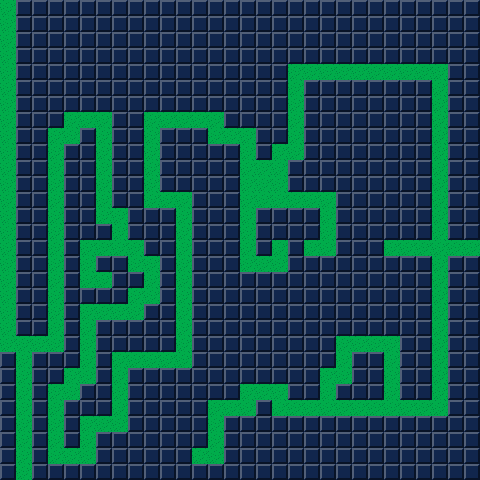

This game map was drawn from its Tiled (.tmx) file and the tilesets committed beside it. A one-line description and the full map source follow:
An orthogonal 30x30 tile map with 16x16 px tiles, 1 tile layer (foreground).

<map version="1.10" tiledversion="1.10.1" orientation="orthogonal" renderorder="right-down" width="30" height="30" tilewidth="16" tileheight="16" infinite="0" nextlayerid="2" nextobjectid="1">
 <editorsettings>
  <export target="../../src/assets/testMap.json" format="json" />
 </editorsettings>
 <tileset firstgid="1" source="bomber-man-sprite.tsx" />
 <layer id="1" name="foreground" width="30" height="30">
  <data encoding="csv">
14,3,3,3,3,3,3,3,3,3,3,3,3,3,3,3,3,3,3,3,3,3,3,3,3,3,3,3,3,3,
14,3,3,3,3,3,3,3,3,3,3,3,3,3,3,3,3,3,3,3,3,3,3,3,3,3,3,3,3,3,
14,3,3,3,3,3,3,3,3,3,3,3,3,3,3,3,3,3,3,3,3,3,3,3,3,3,3,3,3,3,
14,3,3,3,3,3,3,3,3,3,3,3,3,3,3,3,3,3,3,3,3,3,3,3,3,3,3,3,3,3,
14,3,3,3,3,3,3,3,3,3,3,3,3,3,3,3,3,3,14,14,14,14,14,14,14,14,14,14,3,3,
14,3,3,3,3,3,3,3,3,3,3,3,3,3,3,3,3,3,14,3,3,3,3,3,3,3,3,14,3,3,
14,3,3,3,3,3,3,3,3,3,3,3,3,3,3,3,3,3,14,3,3,3,3,3,3,3,3,14,3,3,
14,3,3,3,14,14,14,3,3,14,14,14,14,14,3,3,3,3,14,3,3,3,3,3,3,3,3,14,3,3,
14,3,3,14,14,3,14,3,3,14,3,3,3,14,14,14,3,3,14,3,3,3,3,3,3,3,3,14,3,3,
14,3,3,14,3,3,14,3,3,14,3,3,3,3,3,14,3,14,14,3,3,3,3,3,3,3,3,14,3,3,
14,3,3,14,3,3,14,3,3,14,3,3,3,3,3,14,14,14,3,3,3,3,3,3,3,3,3,14,3,3,
14,3,3,14,3,3,14,3,3,14,3,3,3,3,3,14,14,14,3,3,3,3,3,3,3,3,3,14,3,3,
14,3,3,14,3,3,14,3,3,14,14,14,3,3,3,14,14,14,14,14,14,3,3,3,3,3,3,14,3,3,
14,3,3,14,3,3,14,14,3,3,3,14,3,3,3,14,3,3,3,3,14,3,3,3,3,3,3,14,3,3,
14,3,3,14,3,3,3,14,3,3,3,14,3,3,3,14,3,3,3,3,14,3,3,3,3,3,3,14,3,3,
14,3,3,14,3,14,14,14,14,3,3,14,3,3,3,14,3,14,3,14,14,3,3,3,14,14,14,14,14,14,
14,3,3,14,3,14,3,3,14,14,3,14,3,3,3,14,14,14,3,3,3,3,3,3,3,3,3,14,3,3,
14,3,3,14,3,14,14,3,3,14,3,14,3,3,3,3,3,3,3,3,3,3,3,3,3,3,3,14,3,3,
14,3,3,14,3,3,3,3,14,14,3,14,3,3,3,3,3,3,3,3,3,3,3,3,3,3,3,14,3,3,
14,3,3,14,3,14,14,14,14,3,3,14,3,3,3,3,3,3,3,3,3,3,3,3,3,3,3,14,3,3,
14,3,3,14,3,14,3,3,3,3,3,14,3,3,3,3,3,3,3,3,3,3,3,3,3,3,3,14,3,3,
14,14,14,14,3,14,3,3,3,3,3,14,3,3,3,3,3,3,3,3,3,14,14,14,14,3,3,14,3,3,
3,14,3,3,3,14,3,14,14,14,14,14,3,3,3,3,3,3,3,3,3,14,3,3,14,3,3,14,3,3,
3,14,3,3,14,14,3,14,3,3,3,3,3,3,3,3,3,3,3,3,14,14,3,3,14,3,3,14,3,3,
3,14,3,14,14,3,3,14,3,3,3,3,3,3,3,14,14,14,3,3,14,3,3,3,14,3,3,14,3,3,
3,14,3,14,3,3,3,14,3,3,3,3,3,14,14,14,3,14,14,14,14,14,14,14,14,14,14,14,3,3,
3,14,3,14,3,14,14,14,3,3,3,3,3,14,3,3,3,3,3,3,3,3,3,3,3,3,3,3,3,3,
3,14,3,14,3,14,3,3,3,3,3,3,3,14,3,3,3,3,3,3,3,3,3,3,3,3,3,3,3,3,
3,14,3,14,14,14,3,3,3,3,3,3,14,14,3,3,3,3,3,3,3,3,3,3,3,3,3,3,3,3,
3,14,3,3,3,3,3,3,3,3,3,3,3,3,3,3,3,3,3,3,3,3,3,3,3,3,3,3,3,3
</data>
 </layer>
</map>
